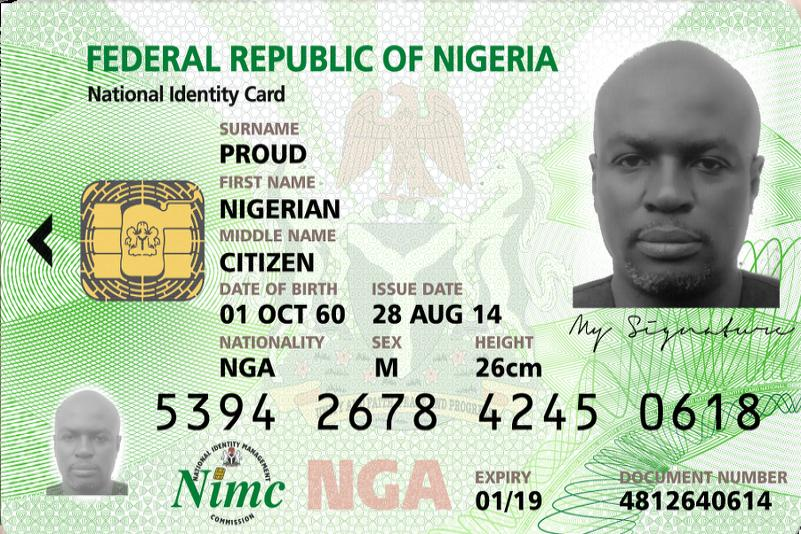
#> input picture test_API_ID-Authenticity/ID card (original) 1.jpg, 801 x 534 px, found by its file name
$ python National_ID_card_genuineness.py
#> lines starting #> are read from the running program, lines starting #| are printed output that depends on the picture
import numpy as np
from numpy import *
from skimage.io import imread, imshow

# [16 lines of commented-out code are left out]


image1 = imread("ID card (original) 1.jpg")  # add as_gray = True to change to gray
#> image1 is the input picture: shape (534, 801, 3); mean R, G, B 189.7, 205.5, 182.7
# imshow(image1) #- You can always show this later


# print("Shape of image 1: ", image1.shape)
image1_shape = image1.shape  # To check the shape of the image
#> image1_shape = (534, 801, 3)

""" FEATURE EXTRACTION """
feature = np.reshape(image1, image1_shape)
# print(feature)
feature_matrix_image1 = np.zeros((image1_shape[0], image1_shape[1]))
# print(feature_matrix_image1)
# print(feature_matrix_image1.shape)


for i in range(0, image1.shape[0]):
    for j in range(0, image1.shape[1]):
        feature_matrix_image1[i][j] = (
            int(image1[i, j, 0]) + int(image1[i, j, 1]) + int(image1[i, j, 2])
        ) / 3
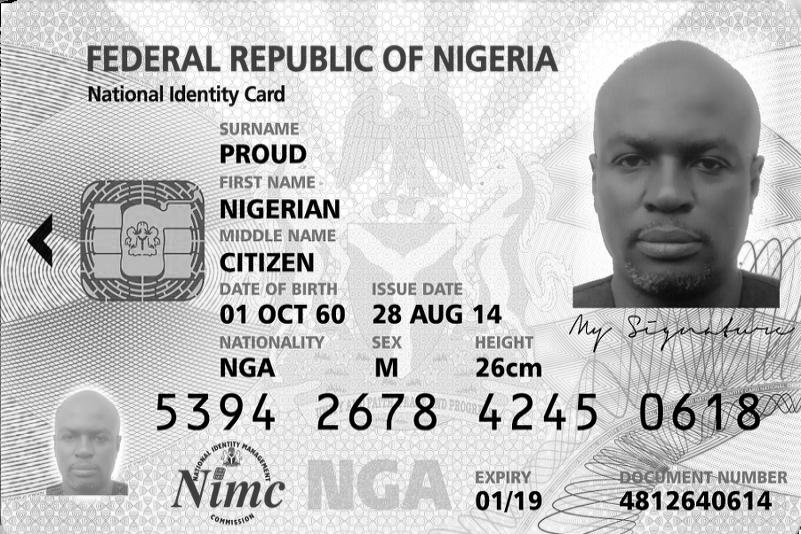
#> feature_matrix_image1: shape (534, 801) float64; min 0, max 255, mean 192.6

# [4 lines of commented-out code are left out]

"""sample of the feature """

feature_sample = np.reshape(feature_matrix_image1, (image1_shape[0] * image1_shape[1]))
# [4 lines of commented-out code are left out]

""" Comparing feature extraction in a test image """


# [87 lines left out: function check_image_similarity, not called in this run]


# request = input("Enter the name of the image file e.g 'victor.jpg' : ")
# check_image_similarity(request)
